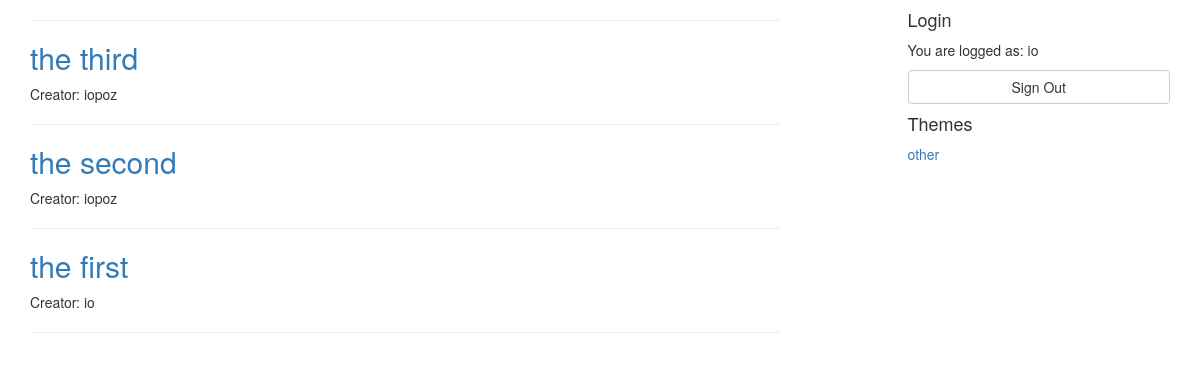
The app's page / (signed in) with its own data.
### chat/models.py (models this page shows, shortened)
class ChatRooms(models.Model):
    room_name = models.CharField(max_length=50)
    room_subject = models.ForeignKey(Subject)
    room_creator = models.ForeignKey(User)

class Subject(models.Model):
    subject_name = models.CharField(max_length=50)

### chat/views.py (the view)
# urls.py: url(r'^$', chat.views.home, name='home'),
def home(request):
    chat_rooms = ChatRooms.objects.all()
    subjects = Subject.objects.all()
    user = auth.get_user(request).username
    rooms = []
    room_info = {}
    for room in chat_rooms:
        room_info['room'] = room
        room_info['msg_count'] = len(Chat.objects.filter(msg_room=room.id))
        rooms.append(room_info)
        room_info = {}
    n = 1
    while n < len(rooms):
        for i in range(len(rooms) - n):
            if rooms[i]['msg_count'] > rooms[i + 1]['msg_count']:
                rooms[i], rooms[i + 1] = rooms[i + 1], rooms[i]
        n += 1
    sorted_rooms = rooms[-5:]
    rooms = []
    for room in reversed(sorted_rooms):
        rooms.append(room['room'])
    context = {
        'rooms': rooms,
        'subjects': subjects,
        'username': user
    }
    return render(request, 'home.html', context)

### chat/templates/home.html (shortened to what this page needs)
{% extends 'base.html' %}
{% load staticfiles %}
{% block content %}
    <div class="col-sm-8 blog-main">
        <hr>
        {% for room in rooms %}
            <div class="blog-post">
                <a style="text-decoration: none;" href="{% url 'chat_room' room.id %}"><h2>{{ room.room_name}}</h2></a>
                <div>
                    <p>Creator: {{ room.room_creator }}</p>
                </div>
                <hr>
              </div>
        {% endfor %}
    </div>
{% endblock %}

### templates/base.html (shortened to what this page needs)
{% load staticfiles %}
<!DOCTYPE html>
<html lang="en">
<head>
    <link rel="stylesheet" href="http://maxcdn.bootstrapcdn.com/bootstrap/3.3.5/css/bootstrap.min.css">
    <link rel="stylesheet" href="{% static 'chat.css' %}">
</head>
<body>
<div class="container">
    <div class="row">
        {% block content %}{% endblock %}
    {% block sub_block %}
    <div class="col-sm-3 col-sm-offset-1">
        {% block login %}
        <div class="sidebar-module sidebar-module-inset">
            <h4>Login</h4>
            {% if not username %}
            <div class="form-group has-error">
                <form action="{% url 'login' %}" method="post">
                    {% csrf_token %}
                    {% if login_error %}
                        <lable class="control-label">{{ login_error }}</lable>
                        <br>
                    {% endif %}
                    <input class="form-control" type="text" name="username" id="username" onclick="this.value='';" onfocus="this.select()" onblur="this.value=!this.value?'* Your name':this.value;" value="* Your name" style="margin-bottom: 5px"/>
                    <input class="form-control" type="text" name="password" id="password" onclick="this.value=''; this.type='password'" onfocus="this.select(); this.type='password'; this.value='';" onblur="this.value=!this.value?'* Your password':this.value;" value="* Your password" style="margin-bottom: 15px"/>
                    <br>
                    <div class="login-btn">
                        <div class="col-md-6">
                            <button class="btn btn-default btn-block" type="submit">Sign in</button>
                        </div>
                        <div class="col-md-6">
                            <a class="btn btn-default btn-block" href="{% url 'register' %}" type="button">Sign up</a>
                        </div>
                    </div>
                </form>
            </div>
            {% else %}
                <form action="{% url 'logout' %}" method="post">
                    <div><p>You are logged as: {{ username }}</p></div>
                    <button class="btn btn-default btn-block" type="submit">Sign Out</button>
                </form>
            {% endif %}
        </div>
        {% endblock %}
    {% block subjects %}
        <div class="sidebar-module sidebar-module-inset">
            <h4>Themes</h4>
                <ol class="list-unstyled">
                {% for subject in subjects %}
                    <li><a href="#">{{ subject.subject_name }}</a></li>
                {% endfor %}
                </ol>
        </div>
    {% endblock %}
    </div>
    {% endblock %}
    </div>
</div>
</body>
</html>

### records on screen
ChatRooms: room_name "the third", room_creator "iopoz"
ChatRooms: room_name "the second", room_creator "iopoz"
ChatRooms: room_name "the first", room_creator "io"
Subject: subject_name "other"

### other values on screen
{{ username }} "io"
